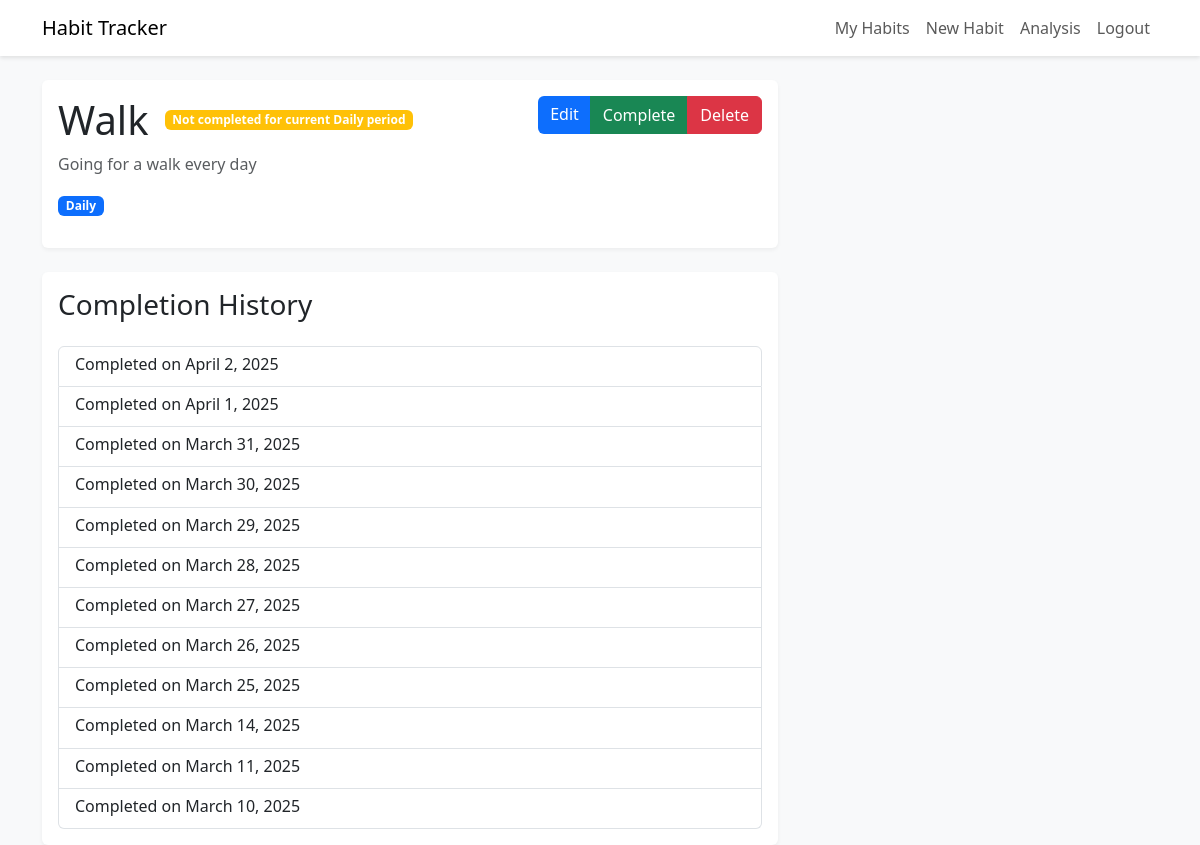
Page /7/ (signed in) on the committed database.
### habits/models.py (models this page shows, shortened)
class Habit(models.Model):
    FREQUENCY_CHOICES = [
        ('daily', 'Daily'),
        ('weekly', 'Weekly'),
        ('monthly', 'Monthly'),
    ]
    user = models.ForeignKey(User, on_delete=models.CASCADE)
    title = models.CharField(max_length=200)
    description = models.TextField(blank=True)
    frequency = models.CharField(max_length=10, choices=FREQUENCY_CHOICES, default='daily')
    created_at = models.DateTimeField(auto_now_add=True)
    updated_at = models.DateTimeField(auto_now=True)
    class Meta:
        ordering = ['-created_at']
    def is_completed_in_current_period(self):
        now = timezone.now()
        today = now.date()
        if self.frequency == 'daily':
            start_of_day = timezone.make_aware(datetime.combine(today, datetime.min.time()))
            end_of_day = timezone.make_aware(datetime.combine(today, datetime.max.time()))
            return self.completions.filter(completed_at__range=(start_of_day, end_of_day)).exists()
        return False

class HabitCompletion(models.Model):
    habit = models.ForeignKey(Habit, on_delete=models.CASCADE, related_name='completions')
    completed_at = models.DateTimeField(default=timezone.now)
    notes = models.TextField(blank=True)
    class Meta:
        ordering = ['-completed_at']
        unique_together = ['habit', 'completed_at']

### habits/views.py (the view)
# urls.py: path('<int:pk>/', views.habit_detail, name='habit_detail'),
@login_required
def habit_detail(request, pk):
    habit = get_object_or_404(Habit, pk=pk, user=request.user)
    completions = habit.completions.all()
    return render(request, 'habits/habit_detail.html', {
        'habit': habit,
        'completions': completions
    })

### templates/habits/habit_detail.html (shortened to what this page needs)
{% extends 'base.html' %}
{% block content %}
<div class="row">
    <div class="col-md-8">
        <div class="card mb-4">
            <div class="card-body">
                <div class="d-flex justify-content-between align-items-start">
                    <div>
                        <div class="d-flex align-items-center mb-2">
                            <h1 class="card-title mb-0">{{ habit.title }}</h1>
                            {% if habit.is_completed_in_current_period %}
                                <span class="badge bg-success ms-3">Completed for current {{ habit.get_frequency_display }} period</span>
                            {% else %}
                                <span class="badge bg-warning ms-3">Not completed for current {{ habit.get_frequency_display }} period</span>
                            {% endif %}
                        </div>
                        <p class="text-muted">{{ habit.description }}</p>
                        <div class="mb-3">
                            <span class="badge bg-primary">{{ habit.get_frequency_display }}</span>
                        </div>
                    </div>
                    <div class="btn-group">
                        <a href="{% url 'habits:habit_edit' habit.pk %}" class="btn btn-primary">Edit</a>
                        {% if not habit.is_completed_in_current_period %}
                            <a href="{% url 'habits:habit_complete' habit.pk %}" class="btn btn-success">Complete</a>
                        {% endif %}
                        <a href="{% url 'habits:habit_delete' habit.pk %}" class="btn btn-danger">Delete</a>
                    </div>
                </div>
            </div>
        </div>
        <div class="card">
            <div class="card-body">
                <h3 class="card-title mb-4">Completion History</h3>
                {% if completions %}
                    <div class="list-group">
                        {% for completion in completions %}
                            <div class="list-group-item">
                                <div class="d-flex justify-content-between align-items-center">
                                    <div>
                                        <h6 class="mb-1">Completed on {{ completion.completed_at|date:"F j, Y" }}</h6>
                                    </div>
                                </div>
                            </div>
                        {% endfor %}
                    </div>
                {% else %}
                    <p class="text-muted">No completions yet. Start tracking your progress!</p>
                {% endif %}
            </div>
        </div>
    </div>
</div>
{% endblock %}

### templates/base.html (shortened to what this page needs)
<!DOCTYPE html>
<html lang="en">
<head>
    <link href="https://cdn.jsdelivr.net/npm/bootstrap@5.3.0/dist/css/bootstrap.min.css" rel="stylesheet">
</head>
<body>
    <nav class="navbar navbar-expand-lg navbar-light mb-4">
        <div class="container">
            <a class="navbar-brand" href="{% url 'habits:habit_list' %}">Habit Tracker</a>
            <div class="collapse navbar-collapse" id="navbarNav">
                <ul class="navbar-nav ms-auto">
                    {% if user.is_authenticated %}
                        <li class="nav-item">
                            <a class="nav-link" href="{% url 'habits:habit_list' %}">My Habits</a>
                        </li>
                        <li class="nav-item">
                            <a class="nav-link" href="{% url 'habits:habit_create' %}">New Habit</a>
                        </li>
                        <li class="nav-item">
                            <a class="nav-link" href="{% url 'habits:analysis' %}">Analysis</a>
                        </li>
                        <li class="nav-item">
                            <a class="nav-link" href="{% url 'habits:logout' %}">Logout</a>
                        </li>
                    {% else %}
                        <li class="nav-item">
                            <a class="nav-link" href="{% url 'login' %}">Login</a>
                        </li>
                    {% endif %}
                </ul>
            </div>
        </div>
    </nav>
    <div class="container">
        {% block content %}
        {% endblock %}
    </div>
</body>
</html>

### templates/base.html (style rules this page uses)
body { background-color: #f8f9fa; }
.navbar { background-color: #ffffff; box-shadow: 0 2px 4px rgba(0,0,0,.1); }
.card { border: none; box-shadow: 0 2px 4px rgba(0,0,0,.05); transition: transform 0.2s; }
.btn-primary { background-color: #0d6efd; border: none; }

### rows in the picture
Habit: title "Walk", frequency "Daily", description "Going for a walk every day"
HabitCompletion: completed_at "April 2, 2025"
HabitCompletion: completed_at "April 1, 2025"
HabitCompletion: completed_at "March 31, 2025"
HabitCompletion: completed_at "March 30, 2025"
HabitCompletion: completed_at "March 29, 2025"
HabitCompletion: completed_at "March 28, 2025"
HabitCompletion: completed_at "March 27, 2025"
HabitCompletion: completed_at "March 26, 2025"
HabitCompletion: completed_at "March 25, 2025"
HabitCompletion: completed_at "March 14, 2025"
HabitCompletion: completed_at "March 11, 2025"
HabitCompletion: completed_at "March 10, 2025"
